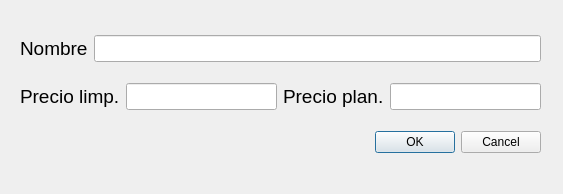
<?xml version="1.0" encoding="UTF-8"?>
<ui version="4.0">
 <class>AnadirPrenda</class>
 <widget class="QDialog" name="AnadirPrenda">
  <property name="geometry">
   <rect>
    <x>0</x>
    <y>0</y>
    <width>563</width>
    <height>194</height>
   </rect>
  </property>
  <property name="windowTitle">
   <string>Añadir Prenda</string>
  </property>
  <widget class="QWidget" name="">
   <property name="geometry">
    <rect>
     <x>20</x>
     <y>20</y>
     <width>521</width>
     <height>151</height>
    </rect>
   </property>
   <layout class="QGridLayout" name="gridLayout">
    <item row="0" column="0">
     <widget class="QLabel" name="label">
      <property name="font">
       <font>
        <pointsize>14</pointsize>
        <bold>false</bold>
       </font>
      </property>
      <property name="text">
       <string>Nombre</string>
      </property>
     </widget>
    </item>
    <item row="0" column="1" colspan="4">
     <widget class="QLineEdit" name="le_nombre">
      <property name="font">
       <font>
        <pointsize>12</pointsize>
       </font>
      </property>
     </widget>
    </item>
    <item row="1" column="0" colspan="2">
     <widget class="QLabel" name="label_3">
      <property name="font">
       <font>
        <pointsize>14</pointsize>
        <bold>false</bold>
       </font>
      </property>
      <property name="text">
       <string>Precio limp.</string>
      </property>
     </widget>
    </item>
    <item row="1" column="2">
     <widget class="QLineEdit" name="le_precio_limp">
      <property name="font">
       <font>
        <pointsize>12</pointsize>
       </font>
      </property>
     </widget>
    </item>
    <item row="1" column="3">
     <widget class="QLabel" name="label_2">
      <property name="font">
       <font>
        <pointsize>14</pointsize>
        <bold>false</bold>
       </font>
      </property>
      <property name="text">
       <string>Precio plan.</string>
      </property>
     </widget>
    </item>
    <item row="1" column="4">
     <widget class="QLineEdit" name="le_precio_plan">
      <property name="font">
       <font>
        <pointsize>12</pointsize>
       </font>
      </property>
     </widget>
    </item>
    <item row="2" column="3" colspan="2">
     <widget class="QDialogButtonBox" name="bb_ok_cancel">
      <property name="orientation">
       <enum>Qt::Horizontal</enum>
      </property>
      <property name="standardButtons">
       <set>QDialogButtonBox::Cancel|QDialogButtonBox::Ok</set>
      </property>
     </widget>
    </item>
   </layout>
  </widget>
 </widget>
 <resources/>
 <connections/>
</ui>
